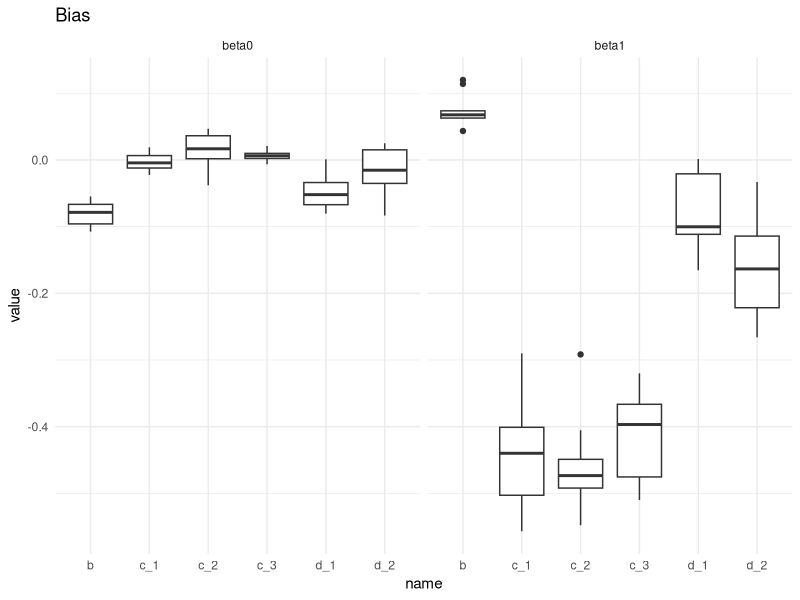
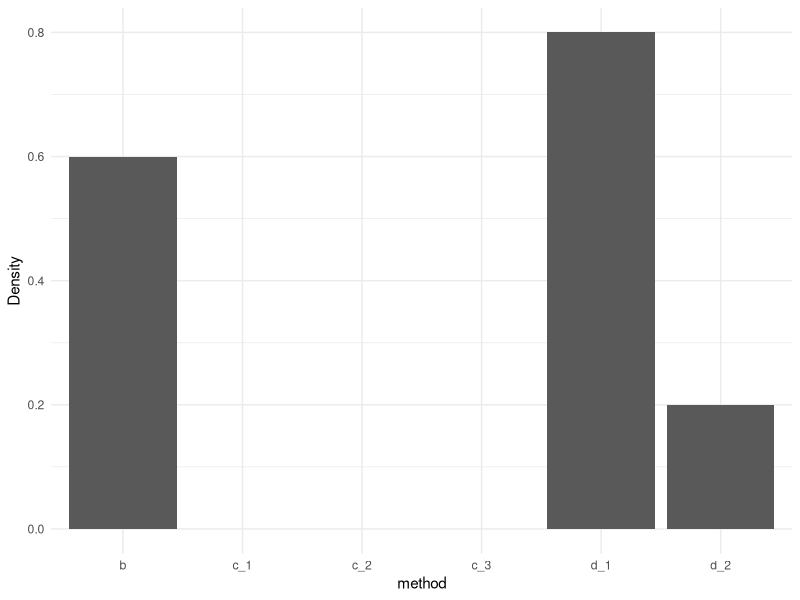

The R source for these figures, in order:
## ---- chunk 1
library(dplyr)
library(MASS)
library(mice)
library(VIM)
library(tidyverse)

set.seed(420)

n <- 1000
avg <- seq(0,2)
vcm <- matrix(data = c(1,1,1.7,1,2, 1.5, 1.7, 1.5, 4), nrow = 3, byrow = T)

data <- mvrnorm(1000, avg, vcm) %>% data.frame()
colnames(data) <- c("X", "Y", "W")
## ---- chunk 2
#Set aside first 900 obs as data from main study
main <- data %>% slice_head(n = 900)

#Remaining 100 observations as data from a substudy
sub <- data %>% slice_tail(n = 100)
## ---- chunk 3
task_a <- function(main, sub){
  
  #Fit regression model on the main study 
  main.lm <- summary(lm(Y ~ X, data = main), conf.int=T)
  beta_0_main <- main.lm$coef[1,1]
  beta_0_sigma <- main.lm$coef[1,2]
  beta_1_main <- main.lm$coef[2,1]
  beta_1_sigma <- main.lm$coef[2,2]
  sigma_main <- main.lm$sigma
  
  int_est_beta_1 <- confint(lm(Y~X, data =main))[2,]
  
  ret <- list("beta_0" = beta_0_main,
              "beta_0_simga" = beta_0_sigma,
              "beta_1" = beta_1_main,
              "beta_1_sigma" = beta_1_sigma,
              "beta_1_confint" = as.numeric(int_est_beta_1),
              "sigma" = sigma_main)
  
  return(ret)
}

task_a(main, sub)
## ---- chunk 4
task_b <- function(main, sub, method = "pmm", maxit = 5, m = 5){
  main["X"] <- NA
  
  # Immpute
  b_data <- rbind(main, sub)
  b_imp <- mice(b_data, print = F, maxit = maxit, m = m, method = method)
  
  # Plot diagnostics
  plot(b_imp)
  
  # Regress
  b_reg <- with(b_imp, lm(Y~X))
  b_res <- pool.syn(b_reg) # Use pool.syn as we have synthetic data!
  b_res_sum <- summary(b_res, conf.int = T)
  
  ret <- list("beta_0" = b_res_sum$estimate[1],
              "beta_0_sigma" = b_res_sum$std.error[1],
              "beta_1" = b_res_sum$estimate[2],
              "beta_1_sigma" = b_res_sum$std.error[2],
              "beta_1_confint" = c(b_res_sum$`2.5 %`[2], b_res_sum$`97.5 %`[2]))
  
  return(ret)
}

task_b(main, sub)
## ---- chunk 5
task_c_basic <- function(main, sub, method = "pmm", maxit = 5, m = 5, exclude_y_for_x = F){
  main["X"] <- NA
  sub["Y"] <- NA
  
  c_data <- rbind(main, sub)
  
  # Predictor matrix
  c_pred_mat <- matrix(rep(0, 9), ncol = 3)
  rownames(c_pred_mat) <- colnames(c_pred_mat) <- c("X", "Y", "W")
  
  c_pred_mat["X","W"] <- c_pred_mat["Y","X"] <- c_pred_mat["Y", "W"] <- 1
  if (!exclude_y_for_x) c_pred_mat["X","Y"] <- 1
  
  c_imp <- mice(c_data, print = F, maxit = maxit, m = m, predictorMatrix = c_pred_mat, method = method) 
  plot(c_imp)
  
  c_reg <- with(c_imp, lm(Y ~ X))
  c_res <- pool.syn(c_reg)
  c_res_sum <- summary(c_res, conf.int = T)
  
  ret <- list("beta_0" = c_res_sum$estimate[1],
              "beta_0_sigma" = c_res_sum$std.error[1],
              "beta_1" = c_res_sum$estimate[2],
              "beta_1_sigma" = c_res_sum$std.error[2],
              "beta_1_confint" = c(c_res_sum$`2.5 %`[2], c_res_sum$`97.5 %`[2]))
  
  return(ret)
}

task_c_basic(main, sub)
## ---- chunk 6
task_c_basic(main, sub, exclude_y_for_x = T)
## ---- chunk 7
Main_c <- main
Main_c["X"] <- NA
Sub_c <- sub
Sub_c["Y"] <- NA

model <- summary(lm(X ~ W, Sub_c))
alpha_0 <- model$coefficients["(Intercept)","Estimate"]
alpha_1 <- model$coefficients["W","Estimate"]
tau_squared <- var(model$residuals)

model2 <- summary(lm(Y ~ W, Main_c))
beta_star_0 <- model2$coefficients["(Intercept)","Estimate"] 
beta_star_1 <- model2$coefficients["W","Estimate"]
sigma_star_squared <- var(model2$residuals)

beta_1 <- beta_star_1 / alpha_1 
beta_0 <- beta_star_0 - beta_1 * alpha_0
sigma_squared <- sigma_star_squared - beta_1^2 * tau_squared

psi_squared <- ((beta_1^2 / sigma_squared) + (1/tau_squared))^-1
mux_Y_W <- psi_squared * ((beta_1*(mean(Main_c$Y) - beta_0)) / sigma_squared) + ((alpha_0 + alpha_1 * mean(Main_c$W)) / tau_squared)

Main_c$X <- rnorm(900, mean = mux_Y_W, sd = sqrt(psi_squared))

summary(lm(Y ~ X, Main_c))
## ---- chunk 8
task_c_sequential <- function(main, sub, method = "pmm", maxit = 5, m = 5, thresh = 1e-09, max_iter = 100, print = T){
  
  main["X"] <- NA
  sub["Y"] <- NA
  
  c_sequential <- rbind(main, sub)

  # Initialize: Predict Y values via hot deck
  pred_map_seq <- matrix(rep(0, 9), ncol = 3)
  rownames(pred_map_seq) <- colnames(pred_map_seq) <- c("X", "Y", "W")
  pred_map_seq["Y", "W"] <- 1
  
  init_mi <- mice(c_sequential, method = "sample", print = F, predictorMatrix = pred_map_seq)
  init_reg <- pool(with(init_mi, lm(Y~X)))
  
  # Fill estimated values with complete 
  c_sequential$Y <- complete(init_mi)$Y
  
  # Compute initial regression weights
  current_weights <- init_reg$pooled$estimate
  beta_0_archive <- c(current_weights[1])
  beta_1_archive <- c(current_weights[2])
  
  # Initialize old weights as arbitrary
  old_weights <- c(1,1)
  
  convergence_val <- sum((current_weights - old_weights)^2)
  
  pred_x <- pred_y <- matrix(rep(0, 9), ncol = 3)
  rownames(pred_x) <- colnames(pred_x) <- rownames(pred_y) <- colnames(pred_y) <- c("X", "Y", "W")
  
  pred_x["X", "Y"] <- pred_x["X", "W"] <- 1
  pred_y["Y", "X"] <- pred_y["Y", "W"] <- 1
  
  n_runs <- 1
  while (n_runs <= max_iter & convergence_val > thresh){
    c_sequential$X <- complete(mice(c_sequential, method = method, m = m, maxit = maxit, printFlag = F, predictorMatrix = pred_x))$X
    c_sequential$Y <- complete(mice(c_sequential, method = method, m = m, maxit = maxit, printFlag = F, predictorMatrix = pred_y))$Y
    
    c_sequential_imp <- mice(c_sequential, method = method, m = m, maxit = maxit, printFlag = F)
    plot(c_sequential_imp)
    
    c_sequential_reg <- pool(with(c_sequential_imp, lm(Y~X)))
    
    old_weights <- current_weights
    
    current_weights <- c_sequential_reg$pooled$estimate
    beta_0_archive <- append(beta_0_archive, current_weights[1])
    beta_1_archive <- append(beta_1_archive, current_weights[2])
    
    convergence_val <- sum((current_weights - old_weights)^2)
    
    if (print) print(sprintf("Iteration %d: Convergence value %.6f", n_runs, convergence_val))

    n_runs <- n_runs + 1
  }
  
  c_sequential_res_sum <- summary(c_sequential_reg, conf.int = T)
  
  ret <- list("beta_0" = c_sequential_res_sum$estimate[1],
              "beta_0_sigma" = c_sequential_res_sum$std.error[1],
              "beta_1" = c_sequential_res_sum$estimate[2],
              "beta_1_sigma" = c_sequential_res_sum$std.error[2],
              "beta_1_confint" = c(c_sequential_res_sum$`2.5 %`[2], c_sequential_res_sum$`97.5 %`[2]))
  
  return(ret)
}

task_c_sequential(main, sub)
## ---- chunk 9
task_c_basic(main, sub, method = "cart")
## ---- chunk 10
task_d_basic <- function(main, sub, method = "pmm", maxit = 5, m = 5){
  main["X"] <- NA
  sub[1:50, "Y"] <- NA
  sub[51:100, "W"] <- NA
  
  d_data <- rbind(main, sub)
  
  d_imp <- mice(d_data, print = F, maxit = maxit, m = m, method = method) 
  plot(d_imp)
  
  d_reg <- with(d_imp, lm(Y ~ X))
  d_res <- pool.syn(d_reg)
  d_res_sum <- summary(d_res, conf.int = T)
  
  ret <- list("beta_0" = d_res_sum$estimate[1],
              "beta_0_sigma" = d_res_sum$std.error[1],
              "beta_1" = d_res_sum$estimate[2],
              "beta_1_sigma" = d_res_sum$std.error[2],
              "beta_1_confint" = c(d_res_sum$`2.5 %`[2], d_res_sum$`97.5 %`[2]))
  
  return(ret)
}

task_d_basic(main, sub)
## ---- chunk 11
task_d_sequential <- function(main, sub, method = "pmm", maxit = 5, m = 5){
  main["X"] <- NA
  sub[1:50, "Y"] <- NA
  sub[51:100, "W"] <- NA
  
  d_data <- rbind(main, sub)
  
  # First step: Impute W based on Y
  pred_map_step_one <- matrix(rep(0, 9), ncol = 3)
  rownames(pred_map_step_one) <- colnames(pred_map_step_one) <- c("X", "Y", "W")
  pred_map_step_one["W", "Y"] <- 1
  
  step_one <- mice(d_data, method = method, predictorMatrix = pred_map_step_one, m = m, maxit = maxit, printFlag = F)
  d_data$W <- complete(step_one)$W
  
  # Second step: Impute Y based on W, X
  pred_map_step_two <- matrix(rep(0, 9), ncol = 3)
  rownames(pred_map_step_two) <- colnames(pred_map_step_two) <- c("X", "Y", "W")
  pred_map_step_two["Y", "W"] <- pred_map_step_two["Y", "X"] <- 1
  
  step_two <- mice(d_data, method = method, predictorMatrix = pred_map_step_two, m = m, maxit = maxit, printFlag = F)
  d_data$Y <- complete(step_two)$Y
  
  # Third step: Impute X based on W, Y
  pred_map_step_three <- matrix(rep(0, 9), ncol = 3)
  rownames(pred_map_step_three) <- colnames(pred_map_step_three) <- c("X", "Y", "W")
  pred_map_step_three["X", "Y"] <- pred_map_step_three["X", "W"] <- 1
  
  step_three <- mice(d_data, method = method, predictorMatrix = pred_map_step_three, m = m, maxit = maxit, printFlag = F)
  d_data$X <- complete(step_three)$X
  
  d_reg <- with(step_three, lm(Y ~ X))
  d_res <- pool.syn(d_reg)
  d_res_sum <- summary(d_res, conf.int = T)
  
  ret <- list("beta_0" = d_res_sum$estimate[1],
              "beta_0_sigma" = d_res_sum$std.error[1],
              "beta_1" = d_res_sum$estimate[2],
              "beta_1_sigma" = d_res_sum$std.error[2],
              "beta_1_confint" = c(d_res_sum$`2.5 %`[2], d_res_sum$`97.5 %`[2]))
  
  return(ret)
}

task_d_sequential(main, sub)
## ---- chunk 12
n <- 10
names <- c("a", "b", "c_1", "c_2", "c_3", "d_1", "d_2")

values <- vector(mode = "list", length = length(names))
names(values) <- names

for (i in 1:n){
  #print(sprintf("Run %d", i))
  set.seed(i)
  
  values$a[[i]]   <- task_a(main, sub)
  values$b[[i]]   <- task_b(main, sub)
  values$c_1[[i]] <- task_c_basic(main, sub)
  values$c_2[[i]] <- task_c_sequential(main, sub, print = F)
  values$c_3[[i]] <- task_c_basic(main, sub, method = "cart")
  values$d_1[[i]] <- task_d_basic(main, sub)
  values$d_2[[i]] <- task_d_sequential(main, sub)
}
## ---- chunk 13
bias <- function(est, true){
  return((est - true) / true)
}

bias_values_b0 <- bias_values_b1 <- data.frame(matrix(ncol = length(names)-1, nrow = n)) 
colnames(bias_values_b0) <- colnames(bias_values_b1) <- names[2:length(names)]

for (name in names[2:length(names)]){
  for (i in 1:n){
    bias_values_b0[i, name] <- bias(values[[name]][[i]]$beta_0, values[["a"]][[i]]$beta_0)
    bias_values_b1[i, name] <- bias(values[[name]][[i]]$beta_1, values[["a"]][[i]]$beta_1)
  }
}
## ---- chunk 14
bias_values_b0$beta <- "beta0"
bias_values_b1$beta <- "beta1"

bias_b0_long <- pivot_longer(bias_values_b0, cols = -c(beta))
bias_b1_long <- pivot_longer(bias_values_b1, cols = -c(beta))

bias_data <- rbind(bias_b0_long, bias_b1_long)

ggplot(bias_data, aes(x = name, y = value)) + 
  geom_boxplot() + 
  facet_wrap(~beta) +
  theme_minimal() + 
  ggtitle("Bias")
## ---- chunk 15
coverage <- function(CI, true){
  return(as.numeric(CI[1] <= true & true <= CI[2]))
}

coverage_values <- data.frame(matrix(ncol = length(names)-1, nrow = n)) 
colnames(coverage_values) <- names[2:length(names)]

for (name in names[2:length(names)]){
  for (i in 1:n){
    coverage_values[i, name] <- coverage(values[[name]][[i]]$beta_1_confint, values[["a"]][[i]]$beta_1)
  }
}

coverage_values$index <- 1:n
coverage_long <- pivot_longer(coverage_values, cols = -c(index))

ggplot(data = coverage_long, aes(x = name, y = value/n)) +
  geom_bar(stat = "identity") + 
  xlab("method") +
  ylab("Density") + 
  theme_minimal()
